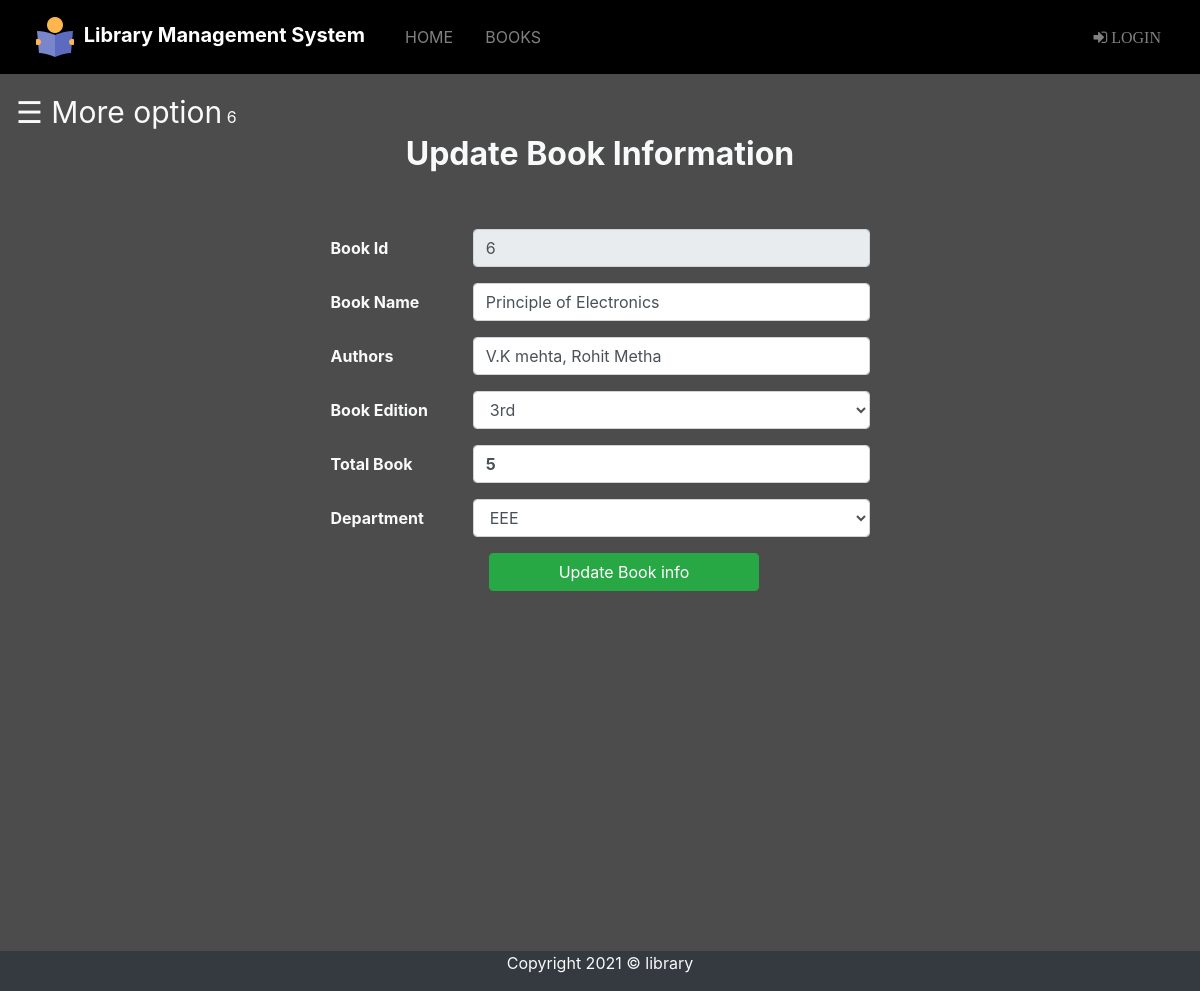
The app's page /admin/update_book.php?b_id=6 with its own data.
### tables this page shows
CREATE TABLE `books` (
  `b_id` int(255) NOT NULL,
  `b_name` varchar(100) NOT NULL,
  `authors` varchar(100) NOT NULL,
  `edition` varchar(100) NOT NULL,
  `status` varchar(100) NOT NULL,
  `quantity` int(100) NOT NULL,
  `department` varchar(100) NOT NULL
);

### src/admin/update_book.php (the view, shortened to what this page needs)
<?php
include "navbar.php";
include "link.php";
 ?>
 <!DOCTYPE html>
 <html lang="en" dir="ltr">
   <head>
   </head>
   <body>
<div class="darkoverlay text-light" style="
background: rgba(0,0,0,0.7);
top:0;
left:0;
height:100%;
width:100%;
">
       <div id="main">
       <span style="font-size:30px;cursor:pointer" onclick="openNav()" class="sticky-top">&#9776; More option</span>
       <?php
      $bookid=$_GET['b_id'];
      echo $bookid;
      $sql="SELECT * from books  WHERE b_id=$bookid";
      $result=mysqli_query($dblink,$sql);
      while($row=mysqli_fetch_assoc($result))
      {
      $b_name=$row['b_name'];
      $authors=$row['authors'];
      $edition=$row['edition'];
      $quantity=$row['quantity'];
      $department=$row['department'];
      }
    ?>
       <div class="container-fluid" style="min-height: 800px;">
         <div class="container">
           <div class="row">
             <div class="col text-center ">
               <h2 class="display-5 font-weight-bold">Update Book Information</h2>
             </div>
           </div>
           <div class="row justify-content-center">
             <div class="col-md-3"></div>
             <div class=" col-md-6 d-inline mt-5">
               <form action="" method="POST" class="font-weight-bold">
                 <div class="form-group row">
                  <label for="bookid" class="col-sm-3 col-form-label">Book Id</label>
                  <div class="col-sm-9">
                    <input type="text" readonly class="form-control" value="<?php echo $_GET['b_id'];?>"  required></input>
                  </div>
                </div>
                <div class="form-group row">
                  <label for="bookname" class="col-sm-3 col-form-label " required>Book Name</label>
                  <div class="col-sm-9">
                    <input type="text" class="form-control" value="<?php echo $b_name;?>" name="bookname" required></input>
                  </div>
                </div>
                <div class="form-group row">
                  <label for="authors" class="col-sm-3 col-form-label ">Authors</label>
                  <div class="col-sm-9">
                    <input type="text" class="form-control" value="<?php echo $authors;?>" name="authors" required></input>
                  </div>
                </div>
                <div class="form-group row">
                  <label for="edition" class="col-sm-3 col-form-label ">Book Edition</label>
                  <div class="col-sm-9">
                    <select  class="form-control " name="edition" required="">
                    <selectstyle="text-align:center;" class="form-control"  ">
                    <option value="<?php echo $edition ;?>"><?php echo $edition ;?></optiion>
                    </select>
                  </div>
                </div>
                <div class="form-group row">
                  <label for="quantity" class="col-sm-3 col-form-label">Total Book</label>
                  <div class="col-sm-9">
                    <input type="text" class="form-control font-weight-bold" value="<?php echo $quantity ;?>"name="quantity" required></input>
                  </div>
                </div>
                <div class="form-group row">
                  <label for="department" class="col-sm-3 col-form-label ">Department</label>
                  <div class="col-sm-9">
                    <select  class="form-control" name="department" required="" >
                    <option value="<?php echo $department ;?>" ><?php echo $department ;?></optiion>
                    </select>
                  </div>
                </div>
                <div class="text-center ">
                     <button class="btn btn-success form control w-50 ml-5" type="submit" name="submit">Update Book info</button>
                </div>
              </form>
             </div>
             <div class="col-md-3"></div>
           </div>
         </div>
       </div>
       </div>
<footer class="bg-dark text-light text-center">
  <div class="container">
    <div class="row">
      <div class="col">
        <p>Copyright 2021 &copy; library</p>
      </div>
   </body>
 </html>

### src/admin/update_book.php (style rules this page uses)
#main { transition: margin-left .5s; padding: 16px; }

### records on screen
books: bookname "Principle of Electronics", authors "V.K mehta, Rohit Metha", edition "3rd", quantity "5", department "EEE"

### other values on screen
$bookid "6"
